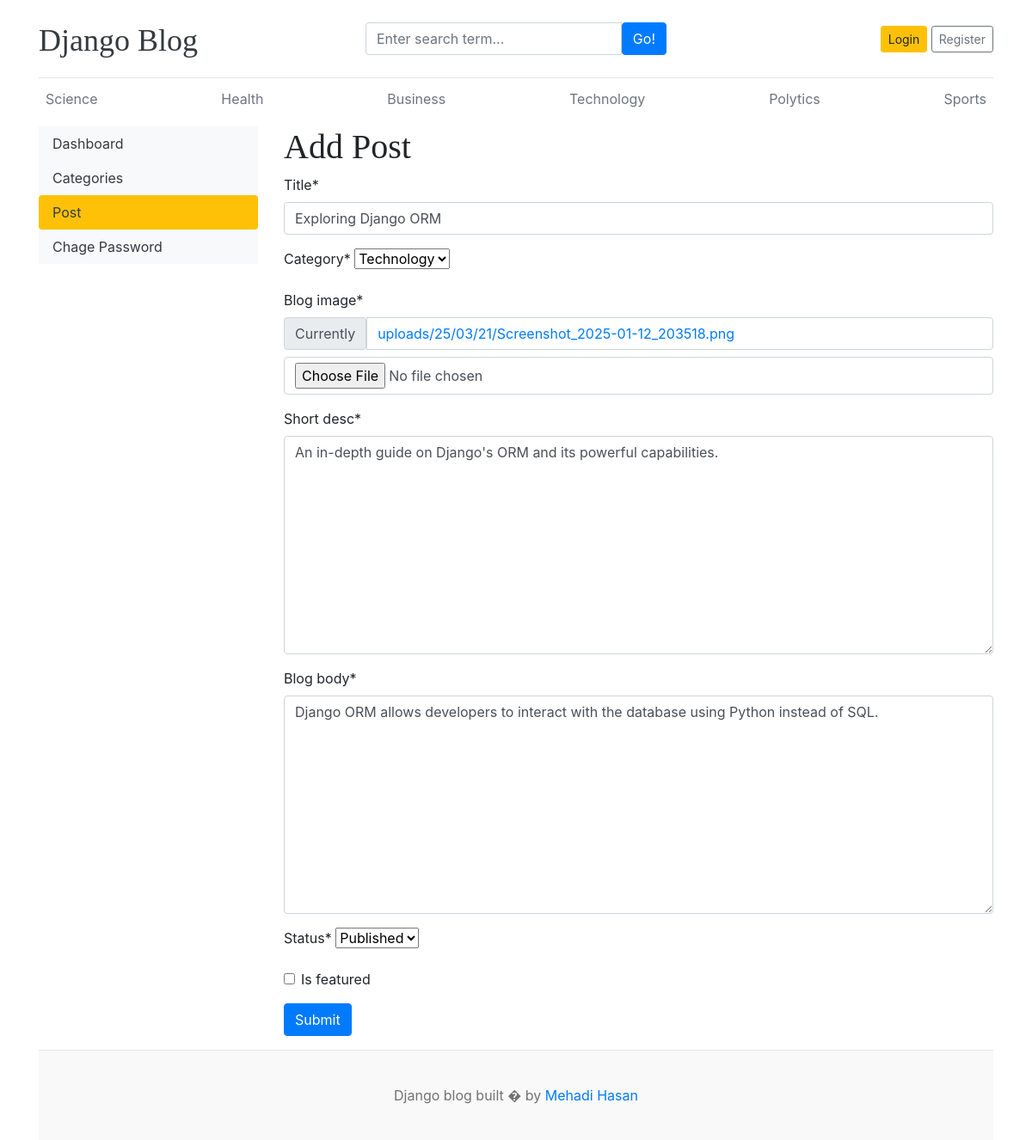
The app's page /dashboard/posts/edit_post/4, older data.
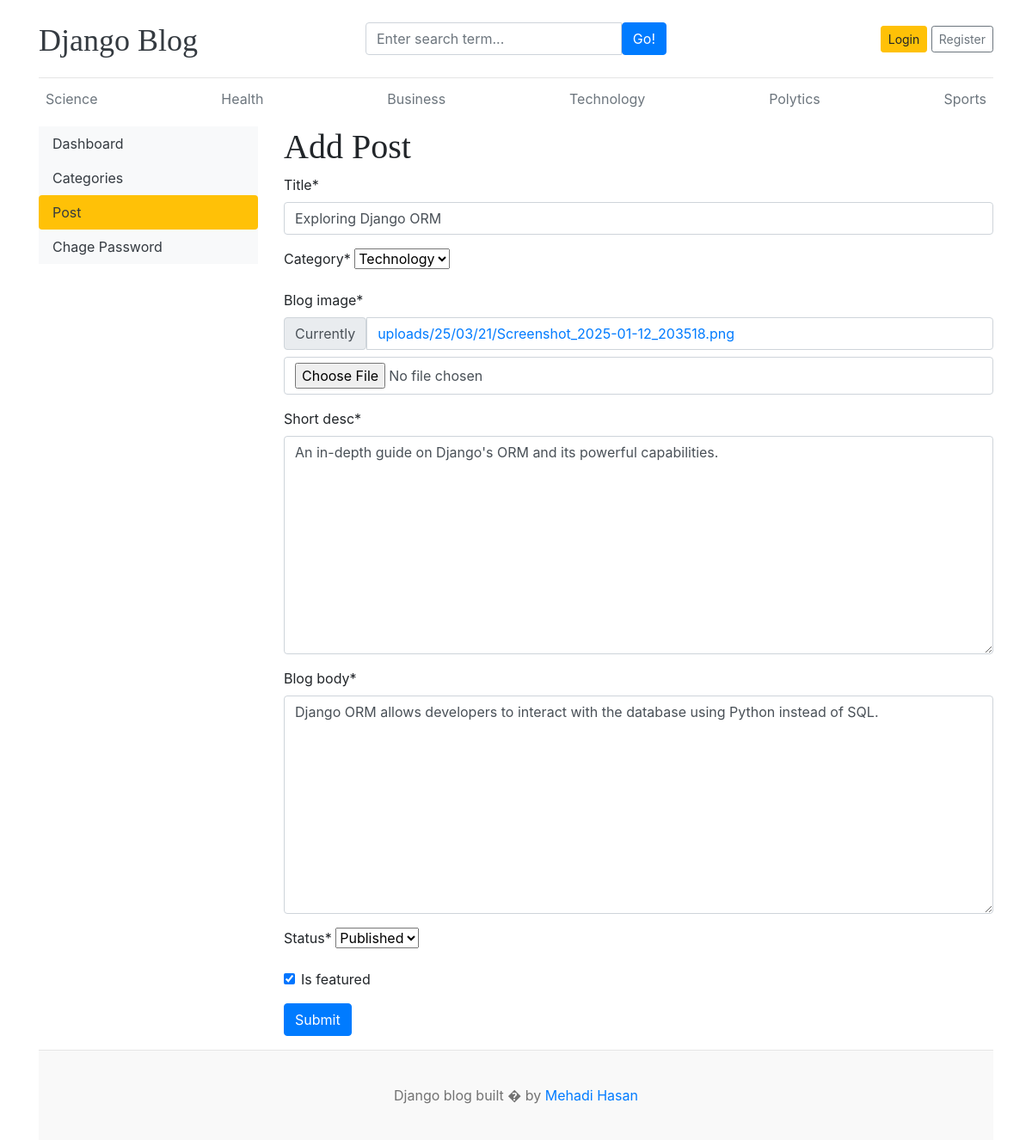
The same page, newer data.
### blog/models.py (models this page shows, shortened)
class Blog(models.Model):
    title = models.CharField(max_length=250,unique=True)
    slug = models.SlugField(unique=True,blank=True)
    category = models.ForeignKey(Category,on_delete=models.CASCADE)
    author = models.ForeignKey(User,on_delete=models.CASCADE)
    blog_image = models.ImageField(upload_to='uploads/%y/%m/%d')
    short_desc = models.TextField(max_length=1000)
    blog_body = models.TextField()
    status = models.CharField(max_length=100,choices=STATUS_CHOICE,default='draft')
    is_featured = models.BooleanField(default=False)
    created_at = models.DateTimeField(auto_now_add=True)
    updated_at = models.DateTimeField(auto_now=True)

### dashboard/views.py (the view)
# urls.py: path('posts/edit_post/<int:id>',views.edit_post,name="edit_post"),
def edit_post(request,id):
    post = Blog.objects.get(id=id)
    if request.method == 'POST':
        form = postForm(request.POST,request.FILES,instance=post)
        if form.is_valid():
            post = form.save(commit=False)
            post.author = request.user
            title = form.cleaned_data['title']
            post.slug = slugify(title)
            post.save()
            return redirect('posts')
    else:
        form = postForm(instance=post)
    contex = {
        'form':form
    }
    return render(request,'add_post.html',contex)

### dashboard/forms.py
class postForm(forms.ModelForm):
    class Meta:
        model = Blog
        fields = ('title','category','blog_image','short_desc','blog_body','status','is_featured')

### blog/context_processors.py (called while the page is built)
def get_categories(request):
    category = models.Category.objects.all()
    return dict(category=category)

### blog/models.py (called while the page is built)
    def __str__(self):
        return self.category_name

### dashboard/templates/add_post.html (shortened to what this page needs)
{% extends "base-dashboard.html" %}
{% block dashboard %}
    <div class="col-md-9">
        <h1>Add Post</h1>
        {% load crispy_forms_tags %}
        <form action="" method="post" enctype="multipart/form-data">
            {{ form|crispy }}
            <button type="submit" class="btn btn-primary mb-3">Submit</button>
        </form>
    </div>
{% endblock %}

Row changes from the older to the newer data that the page shows:
changed Blog "Exploring Django ORM": is_featured "☐" → "☑"
